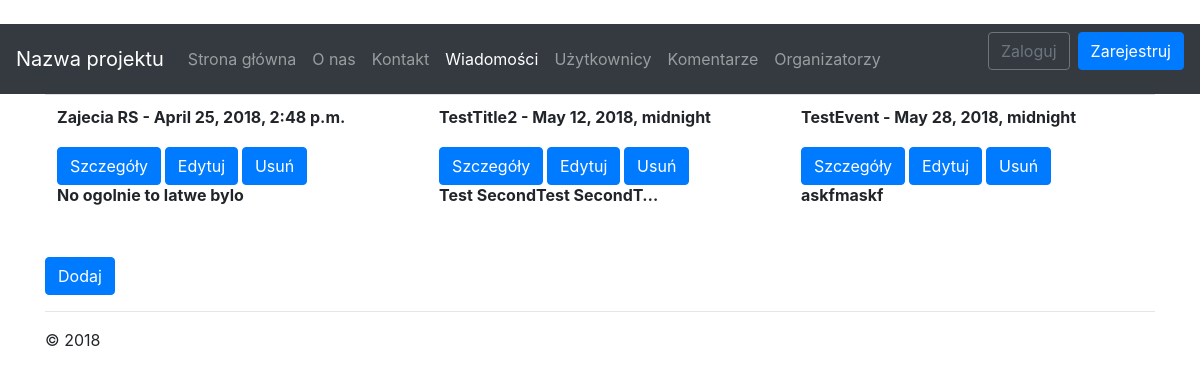
Page /news on the committed database.
### app/models.py (models this page shows, shortened)
class News(models.Model):
	title       = models.CharField(max_length = 32)
	date        = models.DateTimeField()
	description = models.TextField()
	address     = models.CharField(max_length = 32)
	created     = models.DateTimeField(auto_now_add=True)
	class Meta:
		verbose_name_plural = 'News'

### app/views/article.py (the view)
# urls.py: path(''         , app.views.default.index   , name='home'    ),
def index(request):
	assert isinstance(request, HttpRequest)
	return render(request, 'app/news/index.html',
	{
		'news': ArticleListView,
		'title': _('Wiadomości'),
		'year':datetime.now().year,
	})

### app/templates/app/news/index.html
{% extends "app/shared/layout.html" %}
{% block content %}
<table class="table">
	{% for i in news.querytable %}
		<tr>
			{% for j in i %}
				<th>
					{% include 'app/partial/articlepartial.html' %}
				</th>
			{% endfor %}
		</tr>
	{% endfor %}
</table>
<br/>
<div class="row">
	<div class="col-sm-3">
		<button onclick="window.location='{% url 'add' %}'" type="button" class="btn btn-primary">Dodaj</button>
	</div>
</div>
{% endblock %}

### app/templates/app/partial/articlepartial.html
<div class="panel panel-default">
	<div class="panel-heading">
		{{ j.title }} - {{ j.date}}
	</div>
	<div class="panel-body">
		<br />
		<button onclick="window.location='{% url 'details' pk=j.id %}'" type="button" class="btn btn-primary">
			Szczegóły
		</button>
		<button onclick="window.location='{% url 'edit'  id=j.id %}'" type="button" class="btn btn-primary">
			Edytuj
		</button>
		<button onclick="window.location='{% url 'delete'  id=j.id %}'" type="button" class="btn btn-primary">
			Usuń
		</button>
		<br />
		 {{ j.description|truncatechars:24 }}
	</div>
</div>

### app/static/app/content/styles.css (style rules this page uses)
body { padding-top: 0px; }

### rows in the picture
News: title "Zajecia RS", date "April 25, 2018, 2:48 p.m.", description "No ogolnie to latwe bylo"
News: title "TestTitle2", date "May 12, 2018, midnight", description "Test SecondTest SecondT…"
News: title "TestEvent", date "May 28, 2018, midnight", description "askfmaskf"
